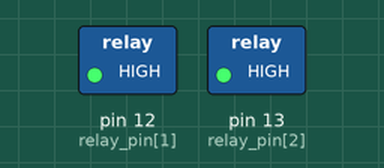
Simulated run of this sketch. Board: Arduino Uno, built for the host (arithmetic inside an expression is 32-bit, double 64-bit). Parts: switched loads named in the sketch (green lamp = pin HIGH). EEPROM starts erased; what the sketch prints to the serial monitor is not drawn.

Above: at 0.1 s.
Timing chart, 0 to 1.6 s (numbered marks = the images above):
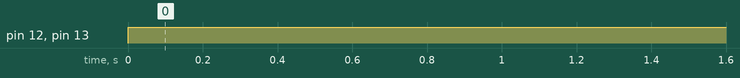

The sketch:

RELAY_Sensor.ino
```cpp
/*
 Code Compatible with ESP8266 01
 * Type : TNM ESP8266 Standalone 2 Switch
 * Special Feature : #Wifi Save Feature,
 *                   #Wifi change Feature (While disconnected from previour wifi long press pin 2, wait for available open wifi Network connect and then enter new wifi details
 *                   #Alexa Enabled.
 * Author : Vikhyat Chauhan
 *Email : vikhyat.chauhan@gmail.com
 *TNM ESP8266 Standalone 2 Switch code

 It will reconnect to the server if the connection is lost using a blocking
 reconnect function. See the 'mqtt_reconnect_nonblocking' example for how to
 achieve the same result without blocking the main loop.

 To install the ESP8266 board, (using Arduino 1.6.4+):
  - Add the following 3rd party board manager under "File -> Preferences -> Additional Boards Manager URLs":
       http://arduino.esp8266.com/stable/package_esp8266com_index.json
  - Open the "Tools -> Board -> Board Manager" and click install for the ESP8266"
  - Select your ESP8266 in "Tools -> Board"

*/

//#include <ESP8266WiFi.h>
#include <EEPROM.h>

//Relay Sensor variables
const int relay_number = 2;
int relay_memspace[3] = {NULL,100,101};
int relay_pin[3] = {NULL,12,13};
byte relay_current_state[3];
byte relay_previous_state[3];
boolean relay_change[3] = {NULL,false,false};


void setup() {
  Serial.begin(115200);
  EEPROM.begin(512);
  //For Device Sensor
  for(int i=1;i<=relay_number;i++){
    pinMode(relay_pin[i],OUTPUT);
  }
  read_EEPROM();
}

void loop() {
  Serial.print(relay_current_state[1]); Serial.print("    ");Serial.println(relay_current_state[2]);
  initilizer();
}

void read_EEPROM(){
  for(int i=1;i<=relay_number;i++){
    relay_current_state[i] = EEPROM.read(relay_memspace[i]);
    relay_previous_state[i] = relay_current_state[i];
  }
}

void initilizer(){
  relay_initilizer();
}

void relay_initilizer(){
  for(int i=1;i<=relay_number;i++){
  //Change has occured in the state
  if(relay_current_state[i] != relay_previous_state[i]){
    relay_change[i] = true;
    EEPROM.write(relay_memspace[i],relay_current_state[i]);
    EEPROM.commit();
    relay_previous_state[i] = relay_current_state[i];
  }
  else{ //No Change has been encountered
    relay_change[i] = false;
    relay_previous_state[i] = relay_current_state[i];
  }
  digitalWrite(relay_pin[i], relay_current_state[i]);
  }
}
```

Measured:
- by itself, pin 12 (relay_pin[1]), pin 13 (relay_pin[2]): LOW → HIGH at 0.00 s
